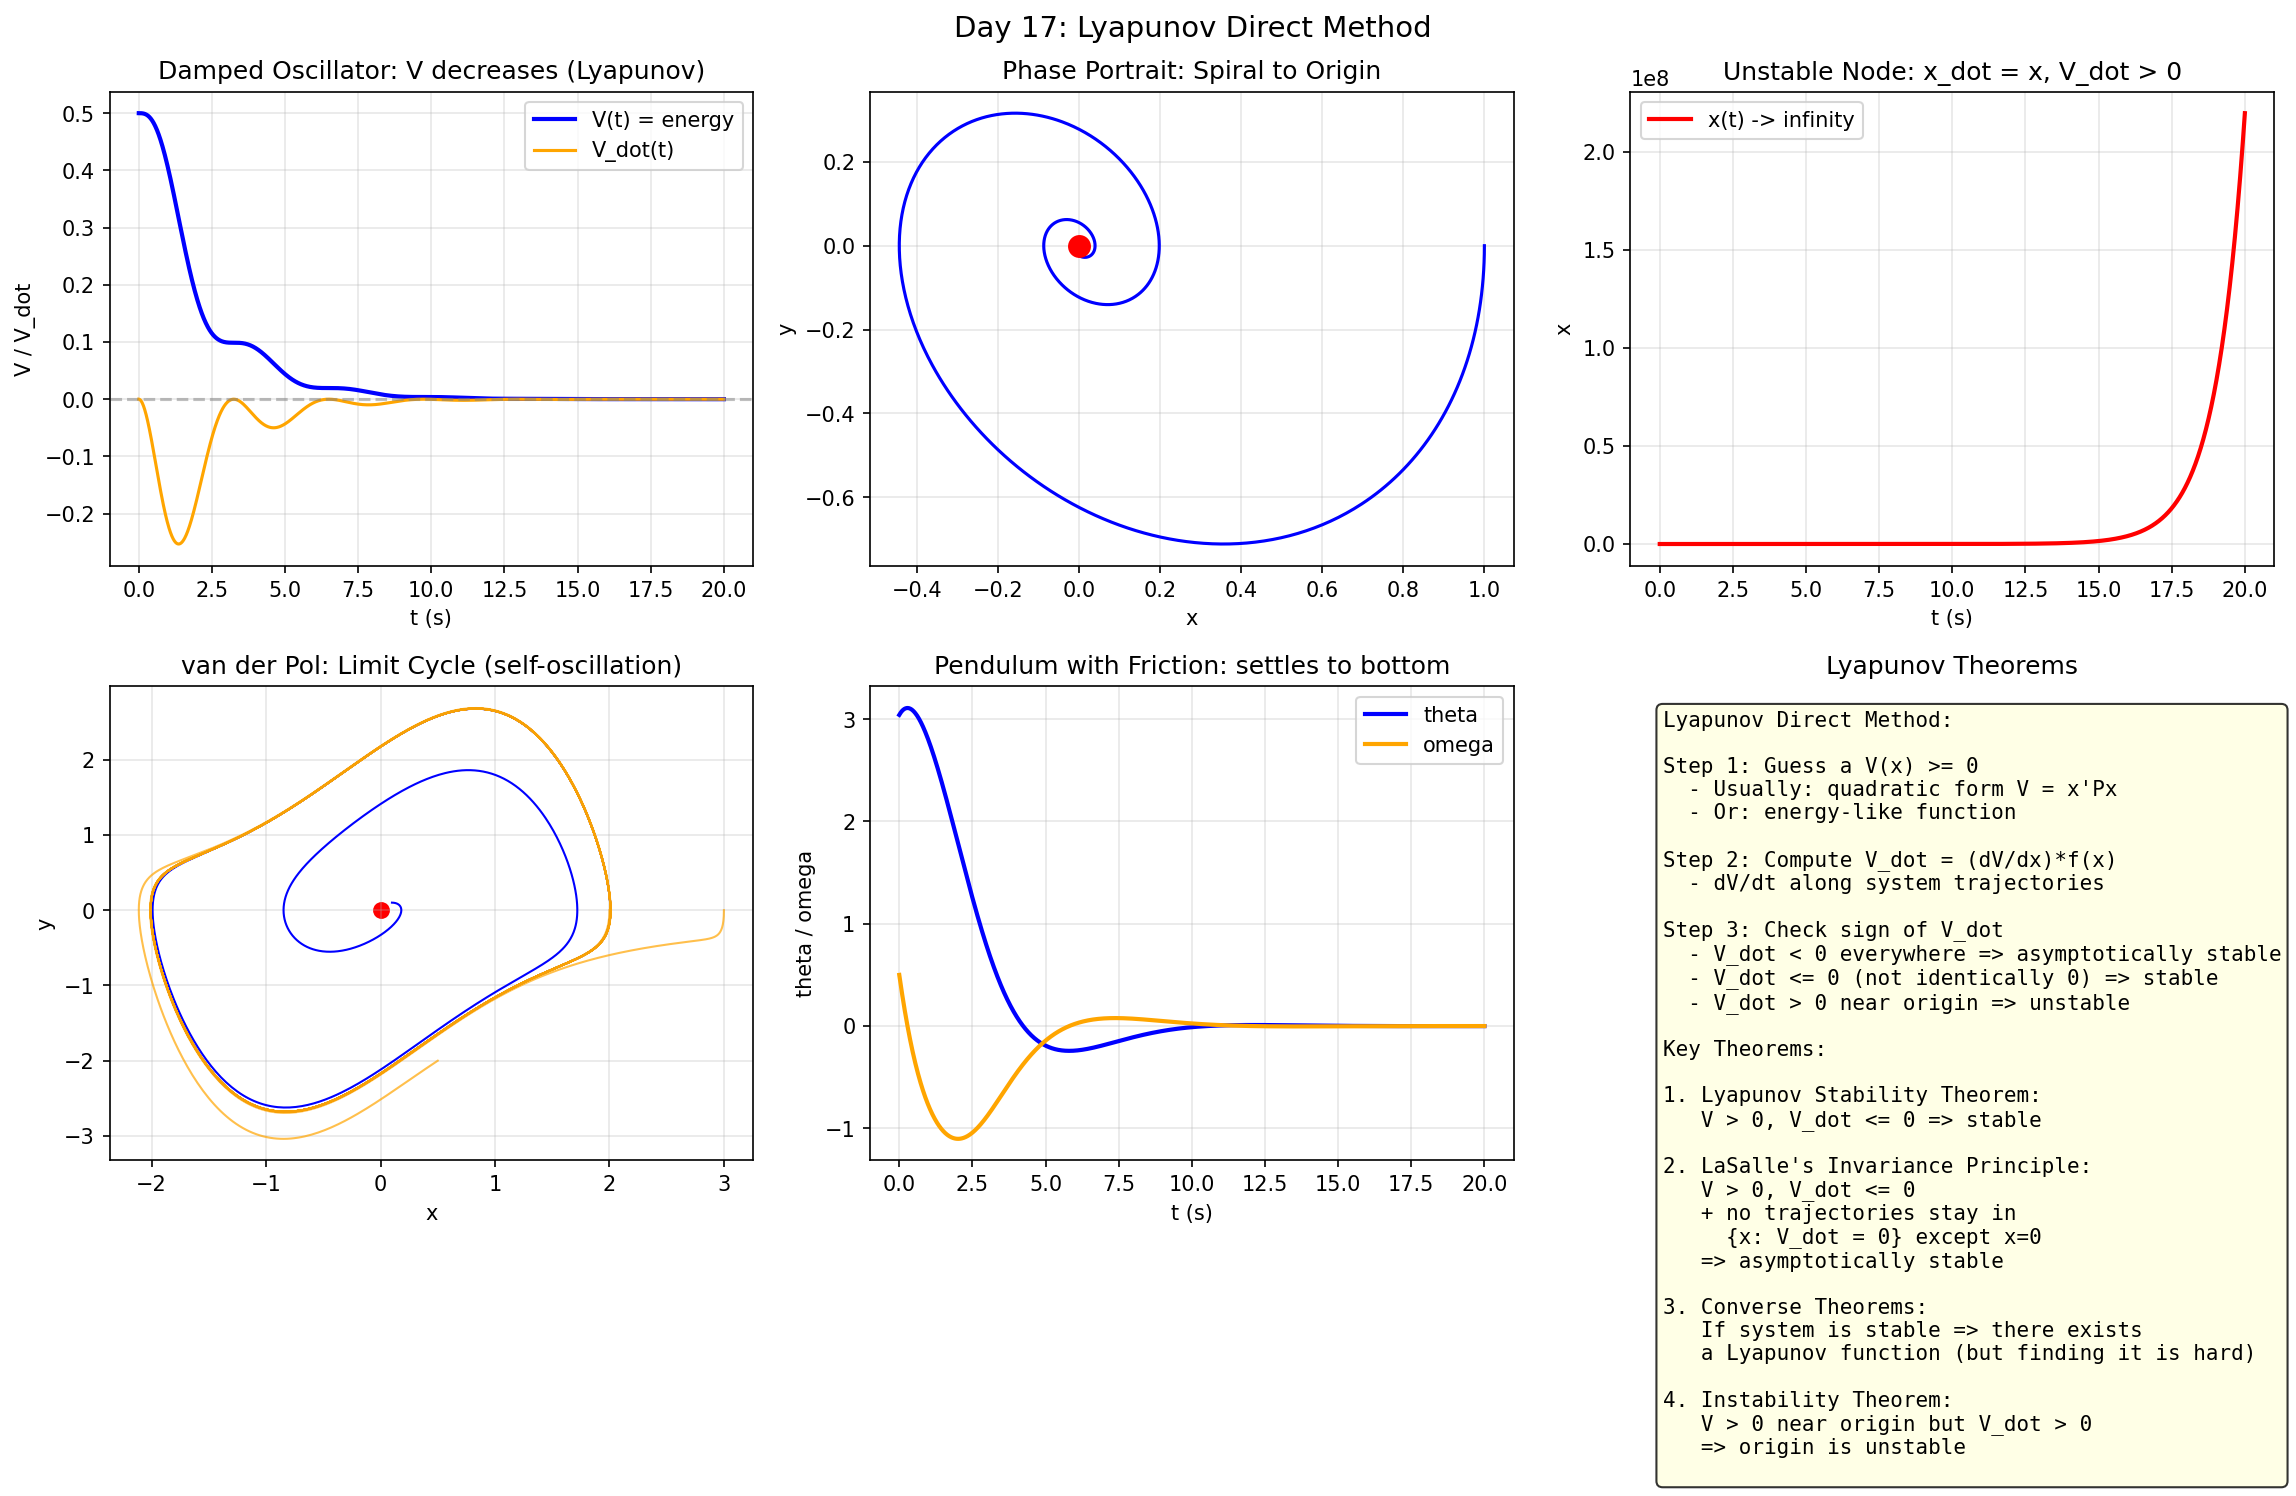

Generate this figure with Python:
import numpy as np
import matplotlib
matplotlib.use('Agg')
import matplotlib.pyplot as plt

print("=" * 60)
print("Day 17: Lyapunov Direct Method + Nonlinear Stability")
print("=" * 60)

# ===== Lyapunov Indirect vs Direct =====
# Indirect: linearize, check eigenvalues (Day 13)
# Direct: find V(x), check V_dot(x)

print("""
========================================
Lyapunov Direct Method
========================================

Key Idea: Find a "energy-like" function V(x) that:
  1. V(x) > 0 for x != 0 (positive definite)
  2. V(0) = 0
  3. V_dot(x) = dV/dt <= 0 (negative semi-definite)
  => x=0 is stable

If V_dot(x) < 0 for x != 0:
  => x=0 is asymptotically stable

Physical analogy:
  V(x) = kinetic + potential energy
  V_dot = power = force * velocity
  If power <= 0 always, energy never increases
  => system settles to minimum energy state (x=0)
""")

# ===== Example 1: Simple Harmonic Oscillator =====
# x_dot = [-omega^2 * x; x]
# V = 0.5*omega^2*x^2 + 0.5*y^2 = energy
# V_dot = omega^2*x*y + y*(-omega^2*x) = 0 (conservative)

fig, axes = plt.subplots(2, 3, figsize=(16, 10))
fig.suptitle('Day 17: Lyapunov Direct Method', fontsize=14)

# System 1: Damped oscillator
# x_dot = y, y_dot = -x - c*y
# V = 0.5*x^2 + 0.5*y^2  (energy)
# V_dot = x*y + y*(-x-c*y) = -c*y^2 <= 0
c = 0.5
omega = 1.0

def osc_f(x, c=0.5):
    return np.array([x[1], -omega*x[0] - c*x[1]])

def sim(x0, T=20, dt=0.01):
    N = int(T/dt)
    t = np.linspace(0, T, N)
    x = np.zeros((N, 2))
    x[0] = x0
    for i in range(N-1):
        k1 = osc_f(x[i], c)
        k2 = osc_f(x[i] + k1*dt/2, c)
        k3 = osc_f(x[i] + k2*dt/2, c)
        k4 = osc_f(x[i] + k3*dt, c)
        x[i+1] = x[i] + (k1 + 2*k2 + 2*k3 + k4)/6 * dt
    return t, x

t, x = sim([1.0, 0.0])

# Energy
V = 0.5 * x[:, 0]**2 + 0.5 * x[:, 1]**2
V_dot = x[:, 0] * x[:, 1] + x[:, 1] * (-omega*x[:, 0] - c*x[:, 1])

ax = axes[0, 0]
ax.plot(t, V, 'b-', lw=2, label='V(t) = energy')
ax.plot(t, V_dot, 'orange', lw=1.5, label='V_dot(t)')
ax.axhline(y=0, color='gray', ls='--', alpha=0.5)
ax.set_xlabel('t (s)')
ax.set_ylabel('V / V_dot')
ax.set_title('Damped Oscillator: V decreases (Lyapunov)')
ax.legend()
ax.grid(True, alpha=0.3)

ax = axes[0, 1]
ax.plot(x[:, 0], x[:, 1], 'b-', lw=1.5)
ax.scatter([0], [0], color='red', s=100, zorder=5)
ax.set_xlabel('x')
ax.set_ylabel('y')
ax.set_title('Phase Portrait: Spiral to Origin')
ax.grid(True, alpha=0.3)

# ===== Example 2: Unstable system =====
# x_dot = x (unstable node)
# V = x^2, V_dot = 2x*x = 2x^2 > 0 (positive definite)
# => x=0 is unstable (V increasing)

def unstable_f(x):
    return np.array([x[0], 0.0])

t_u, x_u = sim([1.0, 0.0])
x_u[0] = 0.5
for i in range(len(t_u)-1):
    x_u[i+1] = x_u[i] + unstable_f(x_u[i]) * (t_u[i+1]-t_u[i])

ax = axes[0, 2]
ax.plot(t_u, x_u[:, 0], 'r-', lw=2, label='x(t) -> infinity')
ax.set_xlabel('t (s)')
ax.set_ylabel('x')
ax.set_title('Unstable Node: x_dot = x, V_dot > 0')
ax.legend()
ax.grid(True, alpha=0.3)

# ===== Example 3: van der Pol (limit cycle) =====
# x_dot = y
# y_dot = mu*(1-x^2)*y - x
# Conservative at mu=0, self-oscillating for mu>0
mu = 1.0

def vdp_f(x):
    return np.array([x[1], mu*(1-x[0]**2)*x[1] - x[0]])

t_vdp = np.linspace(0, 30, 3000)
dt_vdp = t_vdp[1] - t_vdp[0]
x_vdp = np.zeros((len(t_vdp), 2))
x_vdp[0] = [0.1, 0.1]

for i in range(len(t_vdp)-1):
    k1 = vdp_f(x_vdp[i])
    k2 = vdp_f(x_vdp[i] + k1*dt_vdp/2)
    k3 = vdp_f(x_vdp[i] + k2*dt_vdp/2)
    k4 = vdp_f(x_vdp[i] + k3*dt_vdp)
    x_vdp[i+1] = x_vdp[i] + (k1 + 2*k2 + 2*k3 + k4)/6 * dt_vdp

ax = axes[1, 0]
ax.plot(x_vdp[:, 0], x_vdp[:, 1], 'b-', lw=1)
for ic in [[2.0, 0], [0.5, -2.0], [3.0, 0]]:
    x0 = ic
    x_t = np.zeros((len(t_vdp), 2))
    x_t[0] = x0
    for i in range(len(t_vdp)-1):
        k1 = vdp_f(x_t[i])
        k2 = vdp_f(x_t[i] + k1*dt_vdp/2)
        k3 = vdp_f(x_t[i] + k2*dt_vdp/2)
        k4 = vdp_f(x_t[i] + k3*dt_vdp)
        x_t[i+1] = x_t[i] + (k1 + 2*k2 + 2*k3 + k4)/6 * dt_vdp
    ax.plot(x_t[:, 0], x_t[:, 1], 'orange', lw=1, alpha=0.7)
ax.scatter([0], [0], color='red', s=50)
ax.set_xlabel('x')
ax.set_ylabel('y')
ax.set_title('van der Pol: Limit Cycle (self-oscillation)')
ax.grid(True, alpha=0.3)

# ===== Example 4: Pendulum with friction =====
# x1 = theta, x2 = omega
# x1_dot = x2
# x2_dot = -sin(x1) - c*x2
# V = -cos(x1) + 1 + 0.5*x2^2  (potential + kinetic)

c_fric = 0.5

def pend_f(x):
    return np.array([x[1], -np.sin(x[1]) - c_fric * x[0]])

t_p = np.linspace(0, 20, 2000)
dt_p = t_p[1] - t_p[0]
x_p = np.zeros((len(t_p), 2))
x_p[0] = [np.pi - 0.1, 0.5]

for i in range(len(t_p)-1):
    k1 = pend_f(x_p[i])
    k2 = pend_f(x_p[i] + k1*dt_p/2)
    k3 = pend_f(x_p[i] + k2*dt_p/2)
    k4 = pend_f(x_p[i] + k3*dt_p)
    x_p[i+1] = x_p[i] + (k1 + 2*k2 + 2*k3 + k4)/6 * dt_p

V_pend = -np.cos(x_p[:, 0]) + 1 + 0.5*x_p[:, 0]**2

ax = axes[1, 1]
ax.plot(t_p, x_p[:, 0], 'b-', lw=2, label='theta')
ax.plot(t_p, x_p[:, 1], 'orange', lw=2, label='omega')
ax.set_xlabel('t (s)')
ax.set_ylabel('theta / omega')
ax.set_title('Pendulum with Friction: settles to bottom')
ax.legend()
ax.grid(True, alpha=0.3)

ax = axes[1, 2]
ax.axis('off')
txt = ("""Lyapunov Direct Method:

Step 1: Guess a V(x) >= 0
  - Usually: quadratic form V = x'Px
  - Or: energy-like function

Step 2: Compute V_dot = (dV/dx)*f(x)
  - dV/dt along system trajectories

Step 3: Check sign of V_dot
  - V_dot < 0 everywhere => asymptotically stable
  - V_dot <= 0 (not identically 0) => stable
  - V_dot > 0 near origin => unstable

Key Theorems:

1. Lyapunov Stability Theorem:
   V > 0, V_dot <= 0 => stable

2. LaSalle's Invariance Principle:
   V > 0, V_dot <= 0
   + no trajectories stay in
     {x: V_dot = 0} except x=0
   => asymptotically stable

3. Converse Theorems:
   If system is stable => there exists
   a Lyapunov function (but finding it is hard)

4. Instability Theorem:
   V > 0 near origin but V_dot > 0
   => origin is unstable
""")
ax.text(0.05, 0.95, txt, transform=ax.transAxes, va='top', fontsize=10,
        fontfamily='monospace', bbox=dict(boxstyle='round', facecolor='lightyellow', alpha=0.8))
ax.set_title('Lyapunov Theorems')

plt.tight_layout()
plt.savefig('C:/Users/WUccc/.openclaw/workspace/notes/工程控制论/code/day17_lyapunov.png', dpi=150, bbox_inches='tight')
print("\nFigure saved!")
